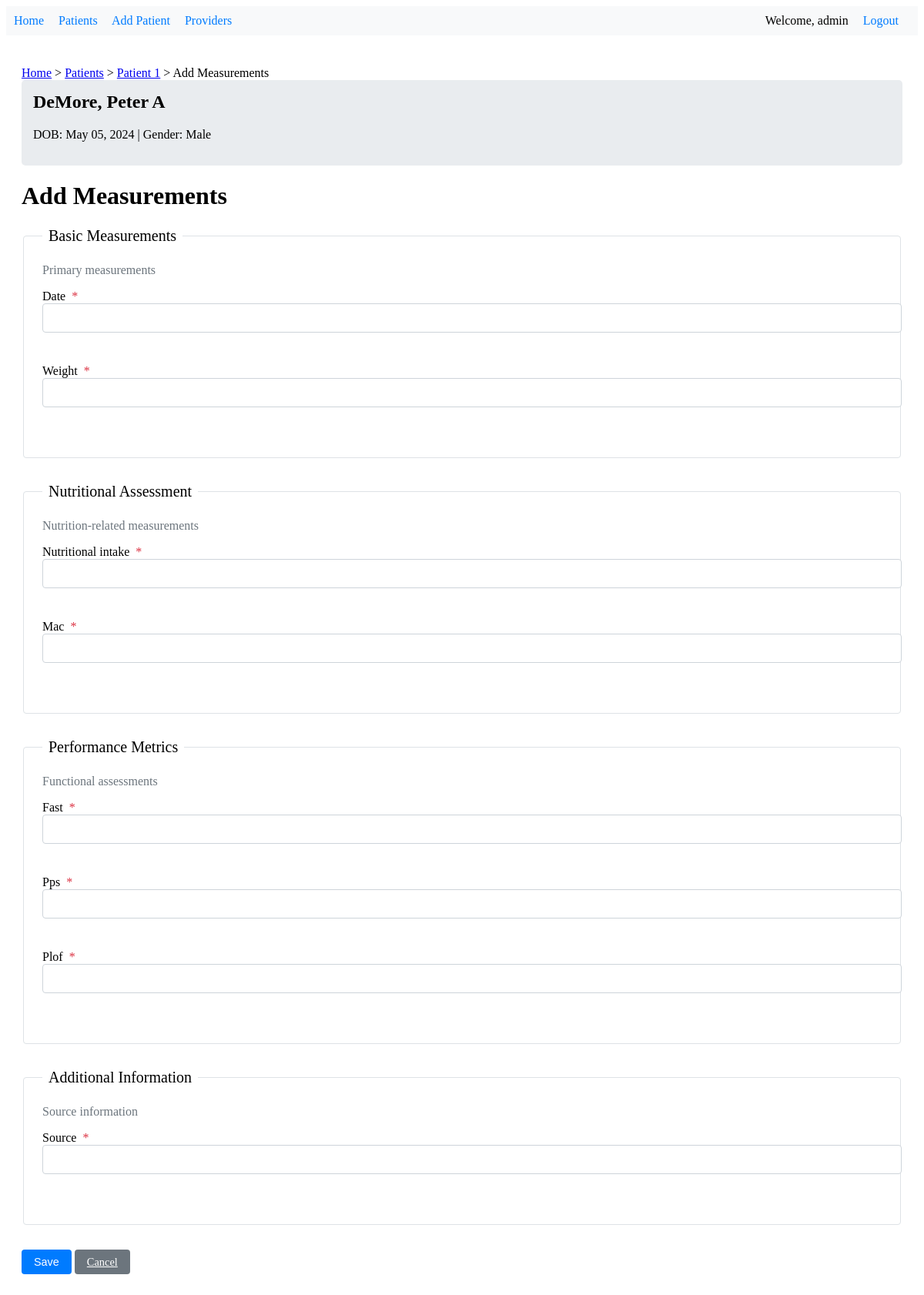
The page /patient/1/measurements/add/ (signed in) on the database its author committed.
### patient_records/models.py (models this page shows, shortened)
class Patient(models.Model):
    GENDER_CHOICES = [
        ('M', 'Male'),
        ('F', 'Female'),
        ('O', 'Other'),
    ]
    id = models.AutoField(primary_key=True)
    date = models.DateField()
    allergies = models.TextField(blank=True, null=True)
    code_status = models.CharField(max_length=50, blank=True, null=True)
    poa_name = models.CharField(max_length=100)
    relationship = models.CharField(max_length=50, blank=True, null=True)
    poa_contact = models.CharField(max_length=100)
    veteran = models.BooleanField(default=False)
    veteran_spouse = models.BooleanField(default=False)
    marital_status = models.CharField(max_length=50, blank=True, null=True)
    street_address = models.CharField(max_length=255, blank=True, null=True)
    city = models.CharField(max_length=100, blank=True, null=True)
    state = models.CharField(max_length=100, blank=True, null=True)
    zip = models.CharField(max_length=20, blank=True, null=True)
    patient_phone = models.CharField(max_length=20, blank=True, null=True)
    patient_email = models.EmailField(blank=True, null=True)
    last_updated = models.DateTimeField(auto_now=True)
    modified_by = models.ForeignKey(User, on_delete=models.SET_NULL, null=True, blank=True)
    patient_number = models.CharField(max_length=10, unique=True, editable=False, null=True, blank=True)
    first_name = models.CharField(max_length=50, null=True, blank=True)
    middle_name = models.CharField(max_length=50, blank=True, null=True)
    last_name = models.CharField(max_length=50, null=True, blank=True)
    date_of_birth = models.DateField(null=True, blank=True)
    gender = models.CharField(max_length=1, choices=GENDER_CHOICES, null=True, blank=True)
    ssn = models.CharField(max_length=11, verbose_name="SSN", null=True, blank=True)
    height_cm = models.DecimalField(max_digits=5, decimal_places=2, verbose_name="Height (cm)", null=True, blank=True)
    height_inches = models.DecimalField(max_digits=5, decimal_places=2, verbose_name="Height (inches)", null=True, blank=True)
    def get_gender_display(self):
        return dict(self.GENDER_CHOICES).get(self.gender, 'None')

class Measurements(models.Model):
    id = models.CharField(max_length=100, primary_key=True)
    patient = models.ForeignKey(Patient, on_delete=models.CASCADE)
    date = models.DateField()
    weight = models.FloatField()
    source = models.CharField(max_length=100)
    nutritional_intake = models.CharField(max_length=200)
    mac = models.CharField(max_length=100)
    fast = models.CharField(max_length=100)
    pps = models.CharField(max_length=100)
    plof = models.CharField(max_length=100)

### patient_records/views.py (the view)
# urls.py: path('patient/<str:patient_id>/measurements/add/', views.add_measurements, name='add_measurements'),
@login_required
def add_measurements(request, patient_id):
    patient = get_object_or_404(Patient, id=patient_id)
    breadcrumbs = [
        {'label': 'Patients', 'url': reverse('patient_list')},
        {'label': f'Patient {patient.id}', 'url': reverse('patient_detail', args=[patient.id])},
        {'label': 'Add Measurements', 'url': None}
    ]
    if request.method == 'POST':
        form = MeasurementsForm(request.POST)
        if form.is_valid():
            measurement = form.save(commit=False)
            measurement.patient = patient
            measurement.save()
            messages.success(request, 'Measurements added successfully!')
            return redirect('patient_detail', patient_id=patient_id)
    else:
        form = MeasurementsForm(initial={'patient': patient})
    context = {
        'form': form,
        'patient': patient,
        'breadcrumbs': breadcrumbs,
        'form_title': 'Add Measurements'
    }
    return render(request, 'patient_records/add_measurements.html', context)

### patient_records/forms.py
class MeasurementsForm(SectionedForm):
    class Meta:
        model = Measurements
        fields = ['date', 'weight', 'nutritional_intake', 'mac', 'fast', 'pps', 'plof', 'source']
    def get_sections(self):
        return [
            {
                'title': 'Basic Measurements',
                'description': 'Primary measurements',
                'fields': ['date', 'weight']
            },
            {
                'title': 'Nutritional Assessment',
                'description': 'Nutrition-related measurements',
                'fields': ['nutritional_intake', 'mac']
            },
            {
                'title': 'Performance Metrics',
                'description': 'Functional assessments',
                'fields': ['fast', 'pps', 'plof']
            },
            {
                'title': 'Additional Information',
                'description': 'Source information',
                'fields': ['source']
            }
        ]

### patient_records/forms.py (called while the page is built)
    @property
    def sections(self):
        return self.get_sections()

### patient_records/templatetags/form_tags.py (called while the page is built)
@register.filter
def get_field(form, field_name):
    try:
        return form[field_name]
    except KeyError:
        return None

### patient_records/templatetags/patient_tags.py (called while the page is built)
@register.filter
def full_name(patient):
    if patient.middle_name:
        return f"{patient.last_name}, {patient.first_name} {patient.middle_name}"
    return f"{patient.last_name}, {patient.first_name}"

### patient_records/templates/patient_records/add_measurements.html
{% extends 'patient_records/base_form.html' %}
{% block title %}Add Measurements{% endblock %}

### patient_records/templates/components/_navigation.html
{% if user.is_authenticated %}
    <nav>
        <a href="{% url 'home' %}">Home</a>
        <a href="{% url 'patient_list' %}">Patients</a>
        <a href="{% url 'add_patient' %}">Add Patient</a>
        <a href="{% url 'provider_list' %}">Providers</a>
        <div class="user-nav">
            <span>Welcome, {{ user.username }}</span>
            <a href="{% url 'logout' %}">Logout</a>
        </div>
    </nav>
{% endif %}

### patient_records/templates/components/_patient_header.html (shortened to what this page needs)
{% load patient_tags %}
<div class="patient-header">
    <h2>{{ patient|full_name }}</h2>
    <p>
        DOB: {{ patient.date_of_birth|date:"M d, Y" }} |
        Gender: {{ patient.get_gender_display }}
    </p>
</div>

### patient_records/templates/patient_records/partials/_form_field.html (shortened to what this page needs)
<div class="field-wrapper">
    <label for="{{ field.id_for_label }}" class="form-label">
        {{ field.label }}
        {% if field.field.required %}
            <span class="required">*</span>
        {% endif %}
    </label>
    {{ field }}
    <div class="field-error" aria-live="polite">
    </div>
</div>

### patient_records/templates/patient_records/base.html (style rules this page uses)
nav { background-color: #f8f9fa; padding: 10px; margin-bottom: 20px; }
nav a { margin-right: 15px; text-decoration: none; color: #007bff; }
.user-nav { float: right; }
.user-nav span { margin-right: 15px; }
.patient-header { background-color: #e9ecef; padding: 15px; margin-bottom: 20px; border-radius: 5px; }
.patient-header h2 { margin-top: 0; }
.field-wrapper { position: relative; margin-bottom: 1rem; }
.field-error { color: #dc3545; font-size: 0.875rem; margin-top: 0.25rem; min-height: 1.5em; }
.form-label { font-weight: 500; }
.required { color: #dc3545; margin-left: 0.25rem; }
.field-wrapper { margin-bottom: 1rem; }
.required { color: #dc3545; }

### patient_records/templates/patient_records/base_form.html (style rules this page uses)
.field-wrapper { margin-bottom: 1rem; position: relative; }
.field-error { color: #dc3545; font-size: 0.875rem; margin-top: 0.25rem; min-height: 1.5em; }
.form-control { display: block; width: 100%; padding: 0.375rem 0.75rem; font-size: 1rem; line-height: 1.5; border: 1px solid #ced4da; border-radius: 0.25rem; transition: border-color 0.15s ease-in-out; }

### rows shown on the page
Patient: middle_name+last_name+first_name "DeMore, Peter A", date_of_birth "May 05, 2024", gender "Male"

### other values the page prints
{{ user.username }} "admin"
{{ breadcrumb.label }} "Patients" "Patient 1"
{{ breadcrumb.label }} "Add Measurements"
{{ section.title }} "Basic Measurements" "Nutritional Assessment" "Performance Metrics" "Additional Information"
{{ section.description }} "Primary measurements" "Nutrition-related measurements" "Functional assessments" "Source information"
{{ field.label }} "Date" "Weight" "Nutritional intake" "Mac" "Fast" "Pps" "Plof" "Source"
{{ submit_label|default:"Save" }} "Save"
